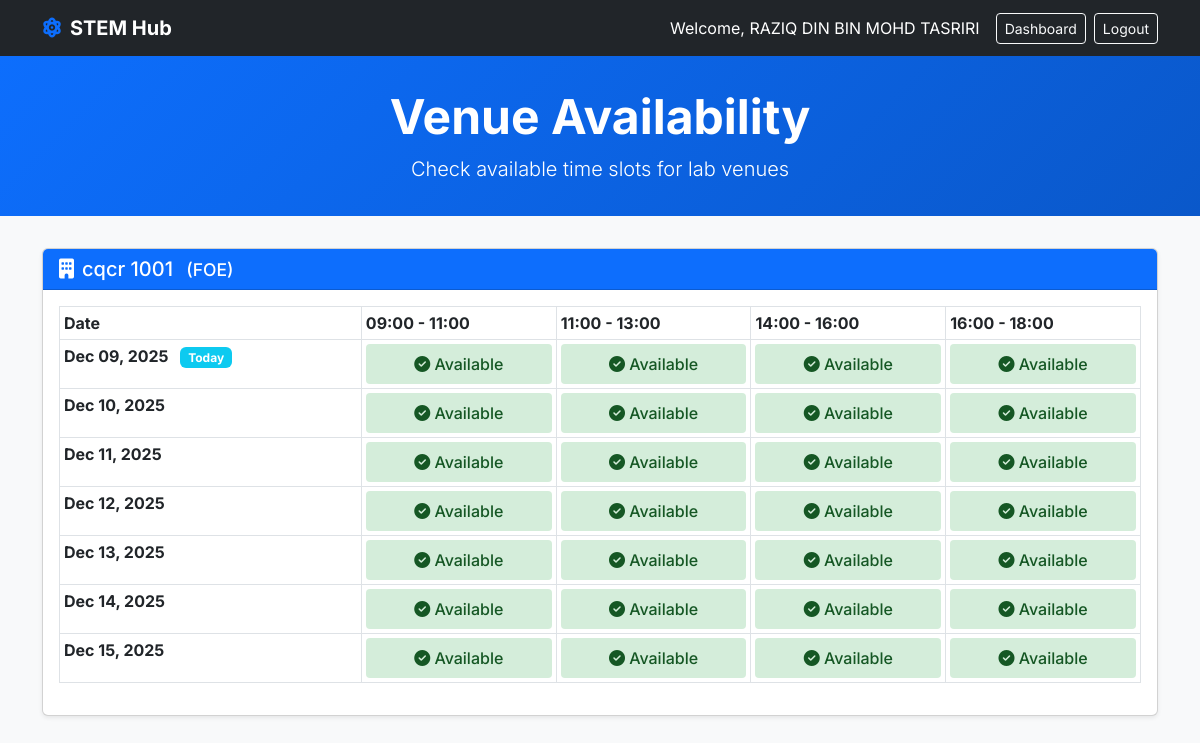
/dashboard/venue-availability/ (signed in), run on the app's committed database.
### items/models.py (models this page shows, shortened)
class User(models.Model):
      user_id = models.AutoField(primary_key=True)
      full_name = models.CharField(max_length=150, unique=True)
      student_id = models.CharField(max_length=50, unique=True)
      password = models.CharField(max_length=255)

class Lab(models.Model):
    lab_id = models.AutoField(primary_key=True)
    lab_name = models.CharField(max_length=100, default="")
    location = models.CharField(max_length=255, blank=True, null=True)
    capacity = models.IntegerField(default=1)
    admin_id = models.ForeignKey(Admin, on_delete=models.CASCADE)

### items/views.py (the view)
# urls.py: path('dashboard/venue-availability/', venue_availability, name='venue_availability'),
def venue_availability(request):
    user_id = request.session.get('user_id')
    if not user_id:
        return redirect('user_login')
    user = User.objects.get(user_id=user_id)
    labs = Lab.objects.all()
    approved_venues = RequestVenue.objects.filter(status='Approved')
    availability_data = []
    today = timezone.now().date()
    time_slots = [
        ('09:00', '09:00 - 11:00'),
        ('11:00', '11:00 - 13:00'),
        ('14:00', '14:00 - 16:00'),
        ('16:00', '16:00 - 18:00')
    ]
    for lab in labs:
        lab_data = {
            'lab': lab,
            'days': []
        }
        for day_offset in range(7):
            check_date = today + timedelta(days=day_offset)
            day_slots = []
            for time_code, time_display in time_slots:
                is_booked = approved_venues.filter(
                    venue_name=lab.lab_name,
                    request_date=check_date,
                    time_requested=time_code
                ).exists()
                day_slots.append({
                    'time_code': time_code,
                    'time_display': time_display,
                    'available': not is_booked
                })
            lab_data['days'].append({
                'date': check_date,
                'slots': day_slots
            })
        availability_data.append(lab_data)
    return render(request, 'venue_availability.html', {
        'user': user,
        'availability_data': availability_data,
        'labs': labs,
        'today': today,
    })

### items/templates/venue_availability.html (shortened to what this page needs)
<!DOCTYPE html>
<html lang="en">
<head>
    <link href="https://cdn.jsdelivr.net/npm/bootstrap@5.3.0/dist/css/bootstrap.min.css" rel="stylesheet">
    <link rel="stylesheet" href="https://cdnjs.cloudflare.com/ajax/libs/font-awesome/6.4.0/css/all.min.css">
</head>
<body>
    <nav class="navbar navbar-expand-lg navbar-dark bg-dark sticky-top">
        <div class="container">
            <a class="navbar-brand fw-bold" href="{% url 'dashboard_home' %}">
                <i class="fas fa-atom me-2 text-primary"></i>STEM Hub
            </a>
            <div class="d-flex align-items-center">
                <span class="text-white me-3">Welcome, {{ user.full_name }}</span>
                <a href="{% url 'dashboard_home' %}" class="btn btn-outline-light btn-sm me-2">Dashboard</a>
                <a href="{% url 'user_login' %}" class="btn btn-outline-light btn-sm">Logout</a>
            </div>
        </div>
    </nav>
    <div class="hero-section">
        <div class="container text-center">
            <h1 class="display-5 fw-bold mb-2">Venue Availability</h1>
            <p class="lead mb-0">Check available time slots for lab venues</p>
        </div>
    </div>
    <div class="container pb-5">
        {% for lab_data in availability_data %}
        <div class="card mb-4 shadow-sm">
            <div class="card-header bg-primary text-white">
                <h5 class="mb-0">
                    <i class="fas fa-building me-2"></i>{{ lab_data.lab.lab_name }}
                    {% if lab_data.lab.location %}
                    <small class="ms-2">({{ lab_data.lab.location }})</small>
                    {% endif %}
                </h5>
            </div>
            <div class="card-body">
                <div class="table-responsive">
                    <table class="table table-bordered table-sm">
                        <thead>
                            <tr>
                                <th>Date</th>
                                <th>09:00 - 11:00</th>
                                <th>11:00 - 13:00</th>
                                <th>14:00 - 16:00</th>
                                <th>16:00 - 18:00</th>
                            </tr>
                        </thead>
                        <tbody>
                            {% for day_info in lab_data.days %}
                                <tr>
                                    <td class="fw-bold">
                                        {{ day_info.date|date:"M d, Y" }}
                                        {% if day_info.date == today %}<span class="badge bg-info ms-2">Today</span>{% endif %}
                                    </td>
                                    {% for slot in day_info.slots %}
                                        <td>
                                            {% if slot.available %}
                                            <div class="slot-available">
                                                <i class="fas fa-check-circle"></i> Available
                                            </div>
                                            {% else %}
                                            <div class="slot-booked">
                                                <i class="fas fa-times-circle"></i> Booked
                                            </div>
                                            {% endif %}
                                        </td>
                                    {% endfor %}
                                </tr>
                            {% endfor %}
                        </tbody>
                    </table>
                </div>
            </div>
        </div>
        {% empty %}
        <div class="alert alert-info text-center">
            <i class="fas fa-info-circle me-2"></i>No venues available.
        </div>
        {% endfor %}
    </div>
</body>
</html>

### items/templates/venue_availability.html (style rules this page uses)
body { font-family: 'Inter', sans-serif; background-color: #f8f9fa; }
.hero-section { background: linear-gradient(135deg, #0d6efd 0%, #0a58ca 100%); color: white; padding: 2rem 0; margin-bottom: 2rem; }
.slot-available { background-color: #d4edda; color: #155724; padding: 0.5rem; border-radius: 0.25rem; text-align: center; font-weight: 500; }

### data on the page
User: full_name "RAZIQ DIN BIN MOHD TASRIRI"
Lab: lab.lab_name "cqcr 1001", lab.location "FOE", date "Dec 09, 2025" "Dec 10, 2025" "Dec 11, 2025" "Dec 12, 2025" "Dec 13, 2025" "Dec 14, 2025" "Dec 15, 2025"
